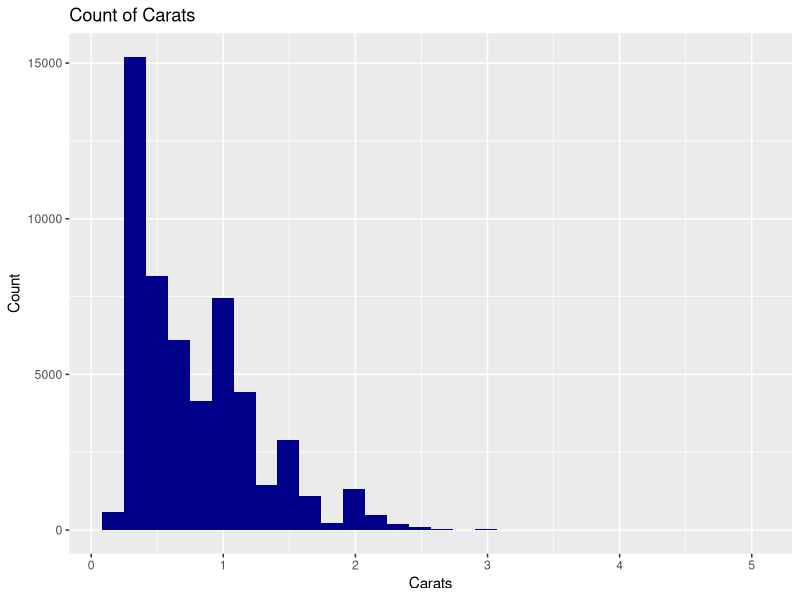
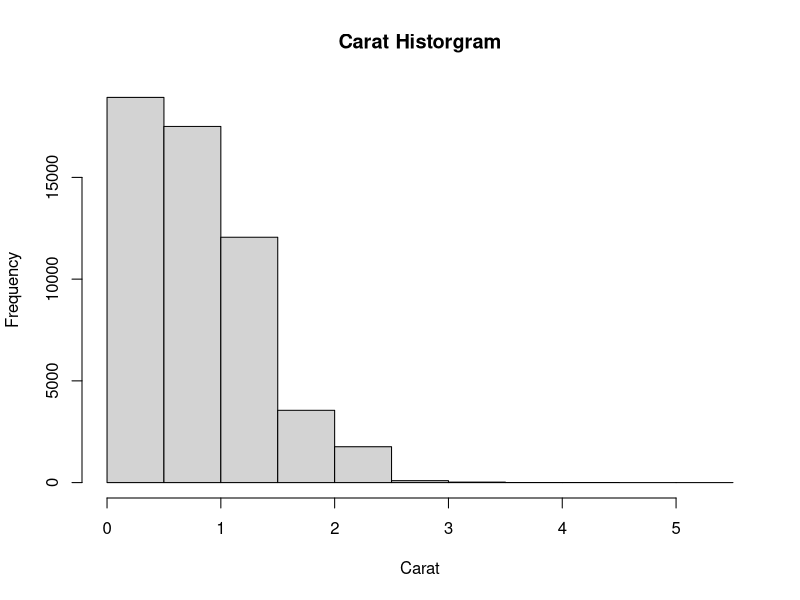
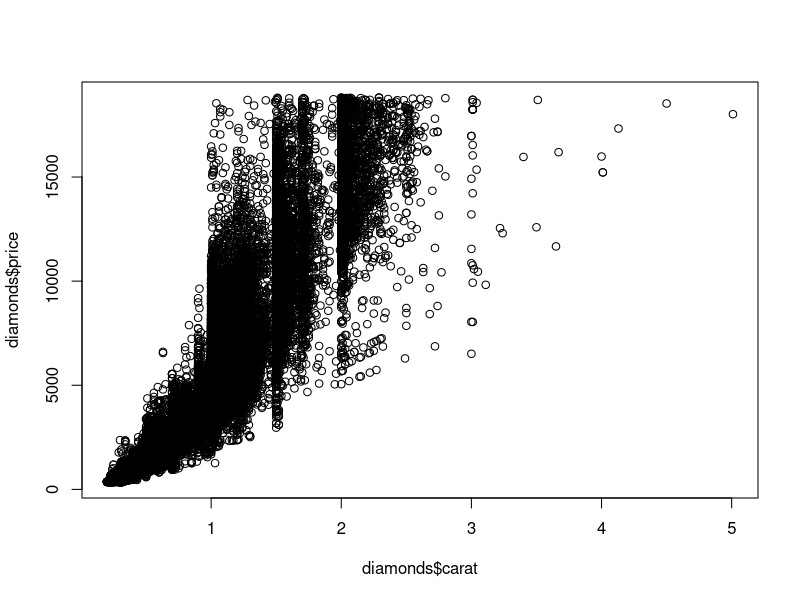
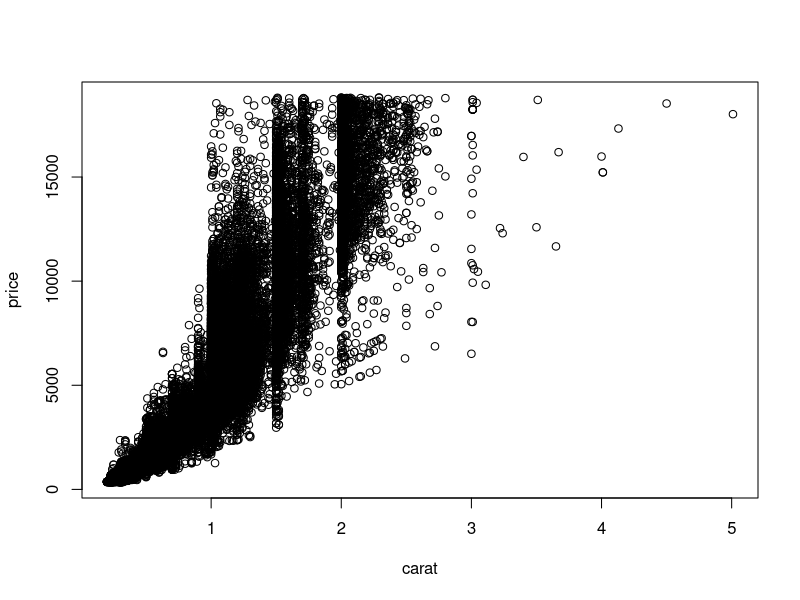
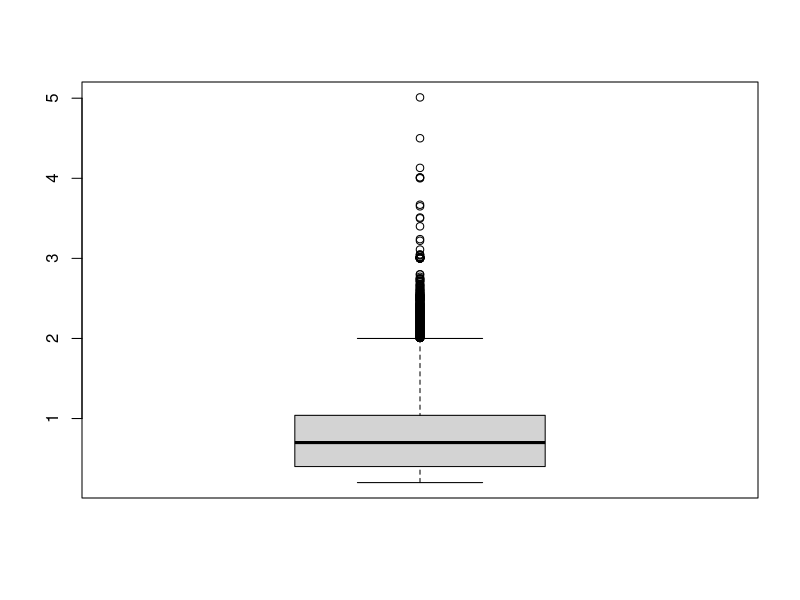
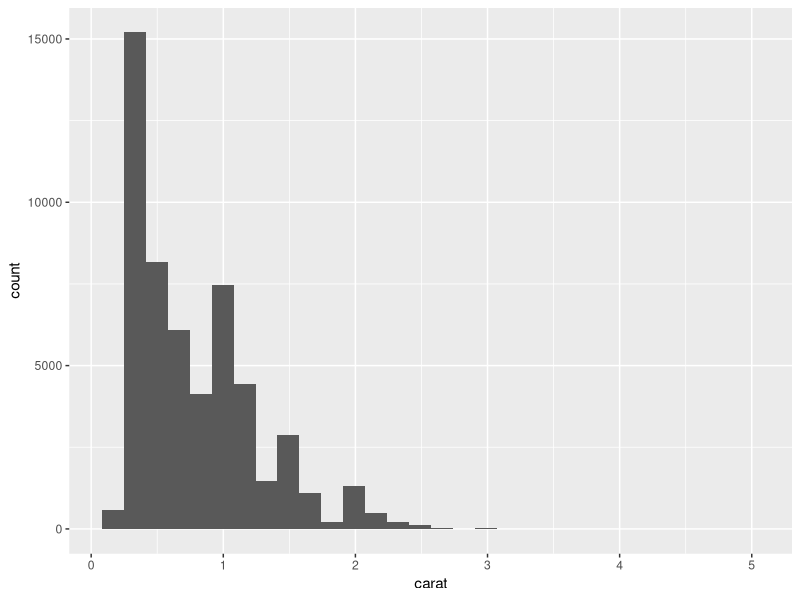
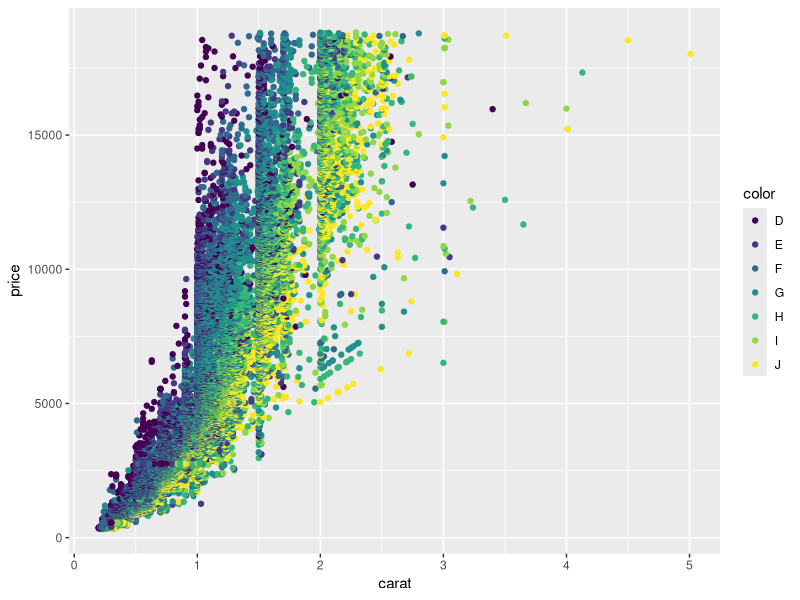
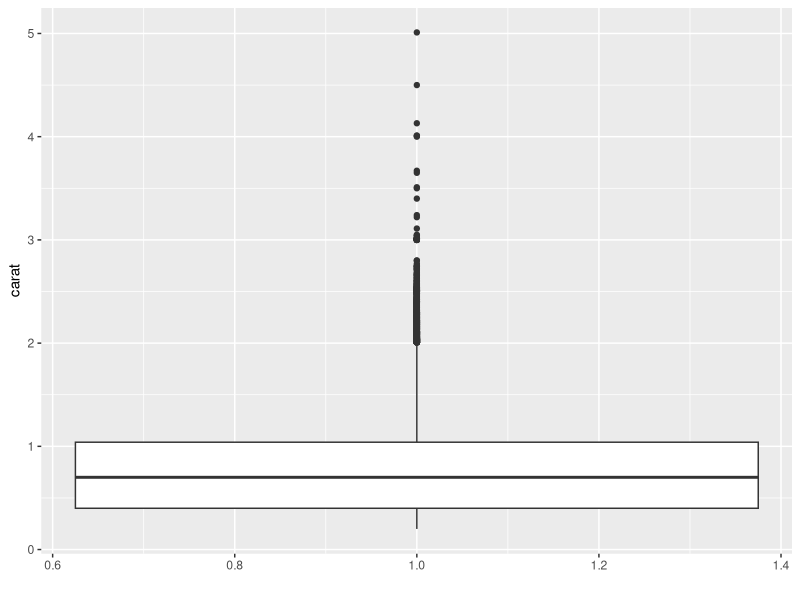

Recreate these plots in R, in order.
# Load the ggplot2 package for creating graphics
install.packages("ggplot2")
require(ggplot2)
# Load the diamonds dataset, it is part of ggplot2
data(diamonds)
# create a histogram of carats. 
ggplot(data = diamonds) + geom_histogram(aes(x = carat), fill = "darkblue") + labs(x = "Carats") + labs(y = "Count") +labs(title = "Count of Carats") #
mean(diamonds$carat)
median(diamonds$carat)
sd(diamonds$carat)


# Find the maximum and minimum values for carat
max(diamonds$carat)
min(diamonds$carat)
# Histograms are used for examining the distribution of values for a variable
hist(diamonds$carat, main = "Carat Historgram", xlab = "Carat")
# Scatterplots are frequently used to compare two variables with each other
plot(diamonds$carat, diamonds$price)
plot(price ~ carat, data = diamonds)
# Boxplots provide median, quartiles, maximum, and minimum of a dataset. Good for comparing groups
boxplot(diamonds$carat)
# Histogram of diamond carats using ggplot2
ggplot(data = diamonds) + geom_histogram(aes(x = carat))

# Save the ggplot object to a varibale
g <- ggplot(diamonds, aes(x = carat, y = price))
# Call the variable and use color aesthetic
g + geom_point(aes(color = color))
# Boxplot of diamond carats
ggplot(diamonds, aes(y = carat, x = 1)) + geom_boxplot() + labs(x = "") 

# Violin plots using ggplot2. Similar to boxplots but provide density of data
ggplot(diamonds, aes(y = carat, x = cut)) + geom_violin()

#summarize the data
summary(diamonds)
# Examine the first few records of the dataset
head(diamonds)
